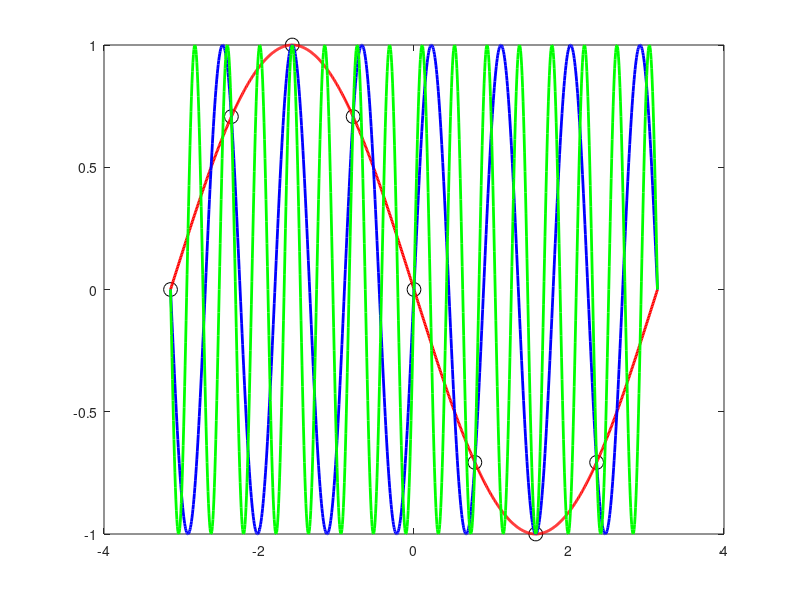

This chart was generated by the following MATLAB code:
% Demonstrate Aliasing for the DFT

%% Set up parameters and plot sin(7x)
clear; close all; clc

N = 8;
x = linspace(-pi,pi,N+1);
x = x(1:N);
xplot = linspace(-pi,pi,1001);

y1 = sin((N-1)*x);
y1plot = sin((N-1)*xplot);
plot(xplot,y1plot,'b','Linewidth',2)

%% Add in discrete points
hold on
plot(x,y1,'ok','Markersize',10)

%% Add in sin(-x)
y2plot = sin(-xplot);
plot(xplot,y2plot,'r','Linewidth',2)

%% Just the points
clf
plot(x,y1,'ok','Markersize',10)

%% Add back in sin(-x)
hold on
plot(xplot,y2plot,'r','Linewidth',2)

%% sin(7x)
plot(xplot,y1plot,'b','Linewidth',2)

%% sin(15x)
y1plot = sin((2*N-1)*xplot);
plot(xplot,y1plot,'g','Linewidth',2)
